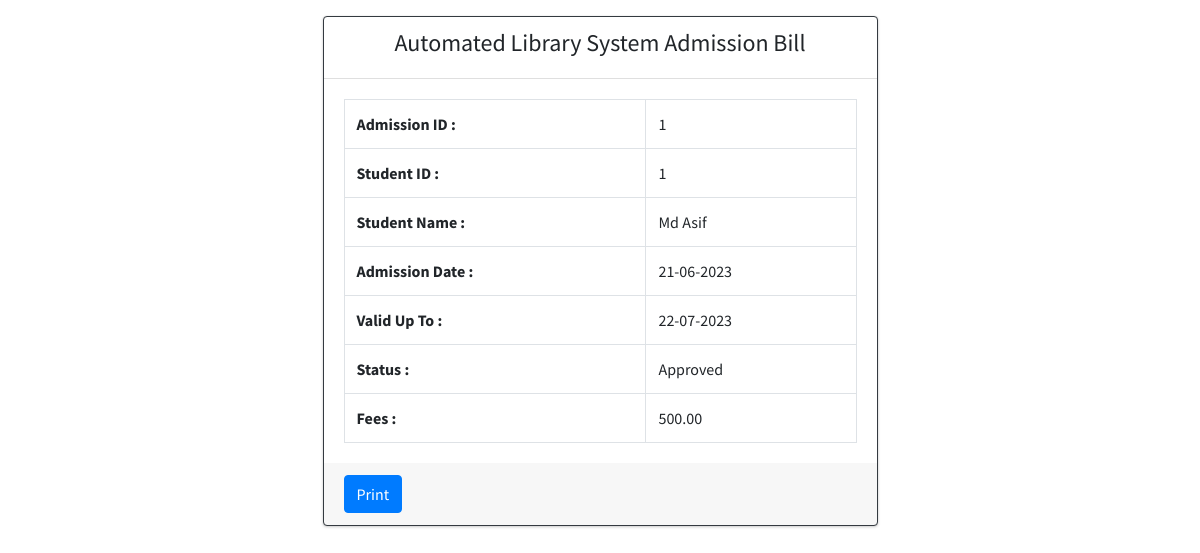
The app's page /admin/bill.php?ad_id=1 (signed in) with its own data.
### tables this page shows
CREATE TABLE `admission` (
  `admission_id` int(11) NOT NULL,
  `student_id` int(11) DEFAULT NULL,
  `status` varchar(50) DEFAULT NULL,
  `fees` decimal(10,2) DEFAULT NULL,
  `bill_generated` tinyint(1) DEFAULT NULL,
  `shift_id` int(11) DEFAULT NULL,
  `created_at` timestamp NOT NULL DEFAULT current_timestamp(),
  `updated_at` timestamp NOT NULL DEFAULT current_timestamp() ON UPDATE current_timestamp(),
  `valid_date` date DEFAULT NULL
);

CREATE TABLE `students` (
  `student_id` int(11) NOT NULL,
  `first_name` varchar(50) NOT NULL,
  `last_name` varchar(50) NOT NULL,
  `email` varchar(50) NOT NULL,
  `phone` varchar(20) NOT NULL,
  `address` varchar(100) NOT NULL,
  `imageurl` varchar(255) NOT NULL
);

### admin/bill.php (the view, shortened to what this page needs)
<?php
include_once("../connection.php");
$adid = $_GET['ad_id'];
$sql = "SELECT * FROM admission WHERE admission_id = '$adid'";
$result = mysqli_query($conn, $sql);
if ($result) {
    $admission = mysqli_fetch_assoc($result);
} else {
    echo "Error: " . mysqli_error($conn);
}
$stid = $admission['student_id'];
$sql = "SELECT * FROM students WHERE student_id = '$stid'";
$result = mysqli_query($conn, $sql);
if ($result) {
    $student = mysqli_fetch_assoc($result);
}
?>
<!DOCTYPE html>
<html lang="en">
<?php include_once("includes/head.php"); ?>
<body>
    <div class="container">
        <div class="row justify-content-center mt-3">
            <div class="col-md-6">
                <div class="card border border-dark border-width-3">
                    <div class="card-header text-center">
                        <h4>Automated Library System Admission Bill</h4>
                    </div>
                    <div class="card-body">
                        <table class="table table-bordered">
                            <tr>
                                <th>Admission ID :</th>
                                <td><?php echo $admission['admission_id']; ?></td>
                            </tr>
                            <tr>
                                <th>Student ID :</th>
                                <td><?php echo $admission['student_id']; ?></td>
                            </tr>
                            <tr>
                                <th>Student Name :</th>
                                <td><?php echo $student['first_name'] . ' ' . $student['last_name']; ?></td>
                            </tr>
                            <tr>
                                <th>Admission Date :</th>
                                <td><?php echo date('d-m-Y', strtotime($admission['created_at'])); ?></td>
                            </tr>
                            <tr>
                                <th>Valid Up To :</th>
                                <td><?php echo date('d-m-Y', strtotime($admission['valid_date'])); ?></td>
                            </tr>
                            <tr>
                                <th>Status :</th>
                                <td><?php echo $admission['status']; ?></td>
                            </tr>
                            <tr>
                                <th>Fees :</th>
                                <td><?php echo $admission['fees']; ?></td>
                            </tr>
                        </table>
                    </div>
                    <div class="card-footer p-none">
                        <button class="btn btn-primary p-none" onclick="window.print()">Print</button>
                    </div>
                </div>
            </div>
        </div>
    </div>
</body>
</html>

### records on screen
admission: admission_id "1", student "1", created_at "21-06-2023", valid_date "22-07-2023", status "Approved", fees "500.00"
students: first_name "Md", last_name "Asif"
